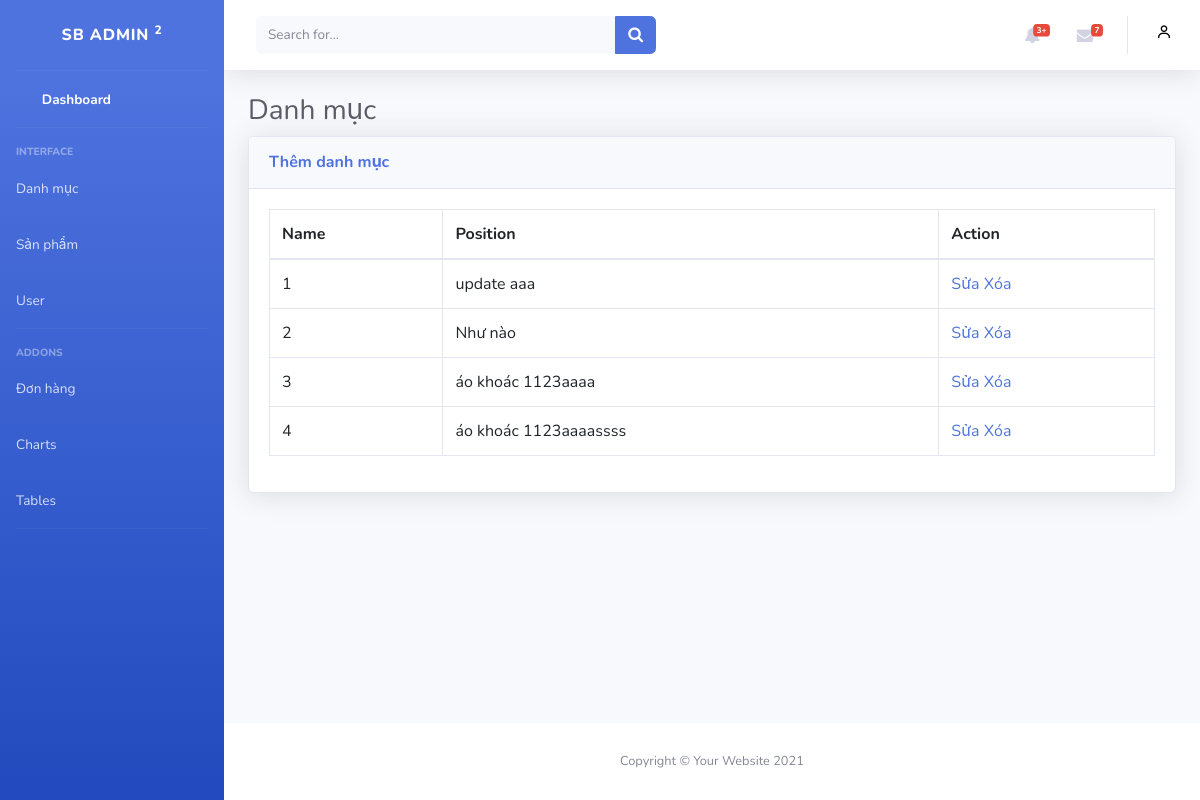
/admin/index.php?sp=list_dm (signed in), run on the app's committed database.
### tables this page shows
CREATE TABLE `category` (
  `idCategory` int(10) NOT NULL,
  `name` varchar(255) NOT NULL
);

### module/pdo.php (called while the page is built, shortened)
<?php
function pdo_get_connection()
{
    $dburl = "mysql:host=localhost;dbname=du_an_11;charset=utf8";
    $username = 'root';
    $password = '';
    $conn = new PDO($dburl, $username, $password);
    $conn->setAttribute(PDO::ATTR_ERRMODE, PDO::ERRMODE_EXCEPTION);
    return $conn;
}
function pdo_query($sql)
{
    $sql_args = array_slice(func_get_args(), 1);
    try {
        $conn = pdo_get_connection();
        $stmt = $conn->prepare($sql);
        $stmt->execute($sql_args);
        $rows = $stmt->fetchAll();
        return $rows;
    } catch (PDOException $e) {
        throw $e;
    } finally {
        unset($conn);
    }
}

### module/danhmuc.php (called while the page is built, shortened)
<?php
function list_dm(){
        $sql = "SELECT * FROM `category`";
        $listdm = pdo_query($sql);
        return $listdm;
}

### admin/danhmuc/list.php (the view)
<div class="container-fluid">
    <h1 class="h3 mb-2 text-gray-800">Danh mục</h1>
    <div class="card shadow mb-4">
        <div class="card-header py-3">
            <h6 class="m-0 font-weight-bold text-primary"><a href="index.php?sp=add_dm">Thêm danh mục</a></h6>
        </div>
        <div class="card-body">
            <div class="table-responsive">
                <table class="table table-bordered" id="dataTable" width="100%" cellspacing="0">
                    <thead>
                        <tr>
                            <th>Name</th>
                            <th>Position</th>
                            <th>Action</th>
                        </tr>
                    </thead>
                    <tbody>
                        <?php $stt = 1;
                        foreach ($listdm as $dm) : extract($dm)  ?>
                            <tr>
                                <td><?= $stt++ ?></td>
                                <td><?= $name ?></td>
                                <td>
                                    <a href="index.php?sp=fix_dm&id=<?= $idCate ?>">Sửa</a>
                                    <a href="index.php?sp=delete_dm&id=<?= $idCate ?>">Xóa</a>
                                </td>
                            </tr>
                        <?php endforeach ?>
                    </tbody>
                </table>
            </div>
        </div>
    </div>
</div>
</div>

### data on the page
category: name "update aaa"
category: name "Như nào"
category: name "áo khoác 1123aaaa"
category: name "áo khoác 1123aaaassss"
